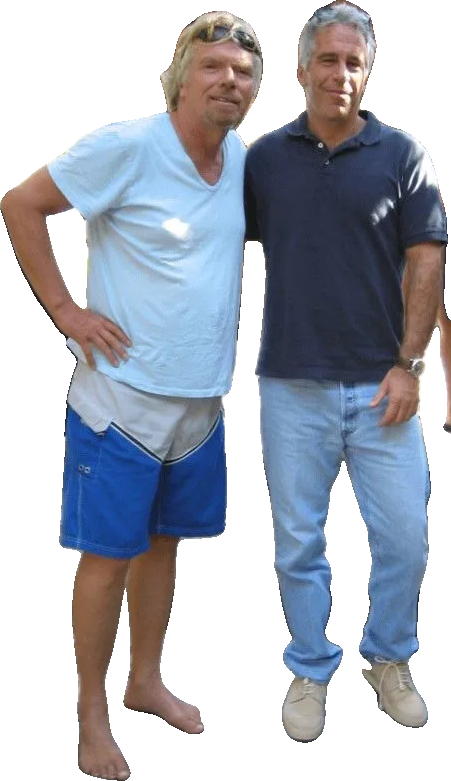
#> input picture assets/crowd/vip_branson_epstein.png, 451 x 781 px, given in place of vip_mrbeast.png, which was not available
$ python sgm_crowd_faces.py ../assets/crowd/vip_branson_epstein.png
#> lines starting #> are read from the running program, lines starting #| are printed output that depends on the picture; after the words box and inside, x2 and y2 are one past the last pixel; in counts of white or black regions, pixels touching at a corner belong together
"""Saint-Georges (user idea): Mr Beast's face on every face of the crowd sprites - only the inside of the face (brows, both
eyes, nose, moustache, mouth, beard), no hair. Three source photos used in turn (the Saint-Thibery VIP cut-out + 2 portraits
the user sent, assets/crowd/beast_face2.png / beast_face3.png).
v31c (user: "applique-toi, chaque personne"): every person's face measured on zoomed crops of the 256 px sprites: eye line,
chin, middle between the eyes, half width, head tilt, where he / she looks. Mr Beast's face is then fitted on those points
with an affine map (his eye line on the eye line, his beard bottom on the chin, his cheek width on the face width: the
face is stretched or narrowed per person, turned with the head, mirrored when the person looks the other way), its skin
tone pulled towards the person's and its edge faded into the person's face.
Run: python scripts/sgm_crowd_faces.py [--mockup]   -> assets/crowd/beast/crowd_<name>.png (+ ../apercus_sgm/crowd_beast_*.png)"""
import os, sys
import numpy as np
from PIL import Image
from scipy import ndimage as nd
ROOT = os.path.dirname(os.path.dirname(os.path.abspath(__file__)))
SRC = f'{ROOT}/assets/crowd/beast/orig'   # the untouched crowd sprites (as the export crops them)
OUT = f'{ROOT}/assets/crowd/beast'
# source faces: file, eye line y, middle between the eyes x, beard bottom y, cheek half width, face oval (centre, rx, ry) =
# what is kept (forehead under the hair -> beard, cheek to cheek), where he looks (0 front, 1 to the right of the picture)
FACES = [dict(f='vip_mrbeast.png', eye=127, cx=290, chin=272, hw=58, oval=((291, 178), 66, 104), look=0),
         dict(f='beast_face2.png', eye=238, cx=602, chin=515, hw=140, oval=((588, 345), 152, 200), look=1),
         dict(f='beast_face3.png', eye=245, cx=507, chin=480, hw=122, oval=((513, 330), 130, 172), look=1)]
# people: sprite, eye line y, middle x, chin y, half width, tilt (deg, + = counter-clockwise), look (-1 left, 0, 1 right)
PEOPLE = [('Crowd1', 32, 49, 52, 12.0, 0, 0), ('Crowd1', 17, 169, 32, 9.0, -10, 1),
          ('Crowd2', 44, 20, 58, 8.0, 12, -1), ('Crowd2', 50, 185, 67, 12.5, 0, 0),
          ('Crowd3', 75, 41, 92, 11.0, 0, 0), ('Crowd3', 54, 187, 73, 13.0, 0, -1),
          ('Crowd4', 35, 35, 54, 12.5, 0, 0), ('Crowd4', 20, 208, 40, 10.0, 0, 0),
          ('Crowd5', 38, 68, 53, 12.0, 0, 0), ('Crowd5', 24, 213, 42, 12.5, 0, -1),
          ('Crowd6', 36, 55, 51, 13.0, -4, 1), ('Crowd6', 25, 206, 40, 9.5, 0, 0),
          ('Crowd8', 25, 187, 55, 37.0, 8, 1),
          ('Crowd9', 30, 52, 48, 11.5, 8, -1), ('Crowd9', 25, 215, 42, 10.5, 0, 0)]
SS = 4                         # supersampling of the sprite while pasting
TONE = 0.45                    # how much of the skin tone difference is removed
FADE = 0.16                    # width of the faded edge (fraction of the oval)

def src_image(F):
    im = Image.open(f"{ROOT}/assets/crowd/{F['f']}").convert('RGBA'); a = np.asarray(im).astype(float)
#> in src_image, im is the input picture: PIL image 451x781 RGBA; mean R, G, B, A 62.4, 67.5, 78.1, 144.8
    (ox, oy), rx, ry = F['oval']; H, W = a.shape[:2]; yy, xx = np.mgrid[:H, :W]
#> after `H, W = a.shape[:2]`: H = 781; W = 451
    d = np.sqrt(((xx - ox) / rx) ** 2 + ((yy - oy) / ry) ** 2)
    m = np.clip((1 - d) / FADE, 0, 1) ** 1.2                                  # soft oval: 1 inside, fades to 0 at the edge
    a[..., 3] = a[..., 3] * m
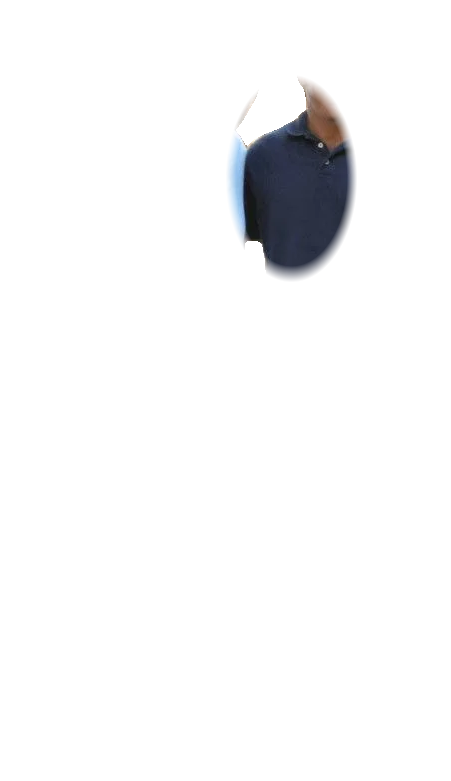
#> a: shape (781, 451, 4) float64; mean R, G, B, A 62.4, 67.5, 78.1, 11.2; transparent parts drawn white
    skin = (m > 0.6) & (a[..., 0] > a[..., 2] + 20)
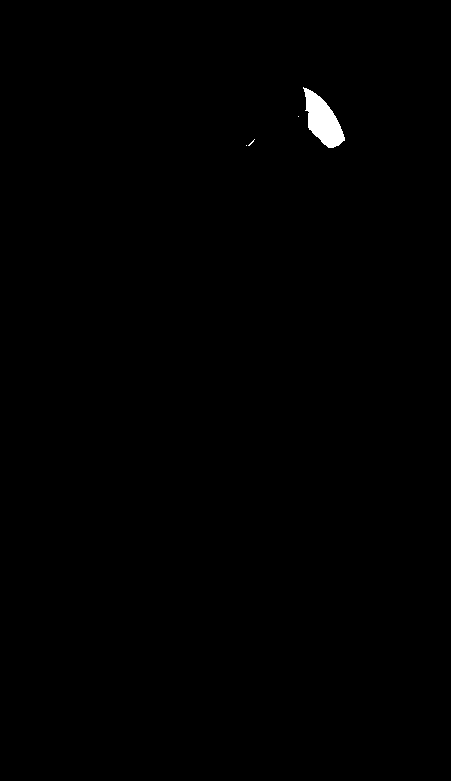
#> skin: shape (781, 451) bool; 0.39% white; 4 white regions (3 under 20 px), largest, box (x1, y1, x2, y2) and area: (303, 87, 345, 148) 1353
    tone = a[..., :3][skin].mean(0)
#> tone = [127.2, 92.72, 74.56]
    a[..., :3] *= a[..., 3:4] / 255.0                                         # premultiplied (no bright ring when resampled)
    return a, tone

def build():
    os.makedirs(OUT, exist_ok=True); srcs = [src_image(F) for F in FACES]; ims = {}
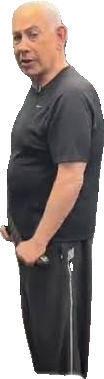
#> input picture assets/crowd/vip_netanyahu.png, 104 x 379 px, given in place of beast_face2.png, which was not available
#> in src_image, im is the input picture: PIL image 104x379 RGBA; mean R, G, B, A 65.2, 56.6, 54.2, 175
#> in src_image (call 2), `(ox, oy), rx, ry = F['oval']`: ox = 588; oy = 345; rx = 152; ry = 200
#> in src_image (call 2), `d = np.sqrt(((xx - ox) / rx) ** 2 + ((yy - oy) / ry) ** 2)`:
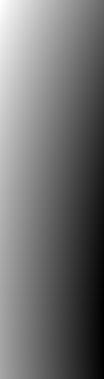
#> d: shape (379, 104) float64; min 3.19, max 4.24, mean 3.65; drawn with min black and max white
#> in src_image (call 2), `m = np.clip((1 - d) / FADE, 0, 1) ** 1.2`: m: shape (379, 104) float64; every value is 0
#> in src_image (call 2), `skin = (m > 0.6) & (a[..., 0] > a[..., 2] + 20)`: skin: shape (379, 104) bool; every value is 0
#> in src_image (call 2), `tone = a[..., :3][skin].mean(0)`: tone = [nan, nan, nan]
#> in src_image (call 2), `a[..., :3] *= a[..., 3:4] / 255.0`: a: shape (379, 104, 4) float64; every value is 0
#> after `srcs = [src_image(F) for F in FACES]`: srcs = 3 items
    for i, (nm, ey, cx, ch, hw, tilt, look) in enumerate(PEOPLE):
#> (the run stopped early here; a loop or call above may not have finished)
